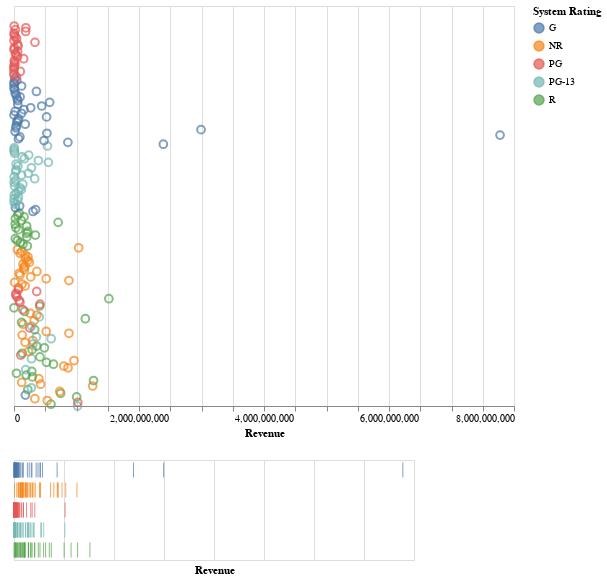

Notebook code for this chart:
### Markdown cell above
This is the blueprint for creating the fourth visualization Revenue of Movies, Altair will be used to create this graph.

__Blueprint:__
   - The format of the dataframe needed for this graph is the same as the previous datarame that was created.
   
   - The style of this graph is the Dot Dash Plot which is found in Altairs Gallery. It is a scatter plot with a x-axis and a y-axis. The x-axis shows the revenue of each movie and the y-axis is not visible. The Dot Dash plots are scatter plot with trick marks protraying the minute seperation of the amount of items in each category within the selection. To create a selection create a box by dragging the mouse. When the mouse hovers over the pionts it projects the name, system rating and the revenue of the movie.

### Code cell
brush= alt.selection(type='interval')# creates selective box
base = alt.Chart(dataframe2).add_selection(brush)

# scatter plot
points1=base.mark_point(size=60).encode(
       y=alt.Y('Range',title='',axis=None),# y-axis
       x = alt.X('Revenue:Q',title='Revenue'),# x-axis
       # interactive shows name,system rating and revenue of movies selected
       tooltip=['Name','System Rating','Revenue of Movie'],
       # color of selective box
       color=alt.condition(brush,'System Rating',alt.value('grey'))).properties(height=400,width=500)

tick_axis=alt.Axis(labels=False,domain=False,ticks=False)# cretes dot dash plot

# dot dash plot
x_ticks=base.mark_tick().encode(
    alt.X('Revenue',axis=tick_axis),# x-axis
    alt.Y('System Rating',axis=tick_axis,title=''),# y-axis
    # interactive shows name, system rating and revenue of movies selected
    tooltip = ['Name','System Rating','Revenue of Movie'],
    # color of selective box
    color=alt.condition(brush,'System Rating',alt.value('lightgrey')))
points1&x_ticks# the two graphs combined

### Figure 1 — Vega-Lite specification as saved in the notebook (floating-point values rounded to 4 significant figures; data arrays with more than 128 entries replaced by an {"elided": "..."} marker saying what was removed)
{"config": {"view": {"continuousWidth": 400, "continuousHeight": 300}}, "vconcat": [{"mark": {"type": "point", "size": 60}, "encoding": {"color": {"condition": {"type": "nominal", "field": "System Rating", "selection": "selector002"}, "value": "grey"}, "tooltip": [{"type": "nominal", "field": "Name"}, {"type": "nominal", "field": "System Rating"}, {"type": "nominal", "field": "Revenue of Movie"}], "x": {"type": "quantitative", "field": "Revenue", "title": "Revenue"}, "y": {"type": "quantitative", "axis": null, "field": "Range", "title": ""}}, "height": 400, "selection": {"selector002": {"type": "interval"}}, "width": 500}, {"mark": "tick", "encoding": {"color": {"condition": {"type": "nominal", "field": "System Rating", "selection": "selector002"}, "value": "lightgrey"}, "tooltip": [{"type": "nominal", "field": "Name"}, {"type": "nominal", "field": "System Rating"}, {"type": "nominal", "field": "Revenue of Movie"}], "x": {"type": "quantitative", "axis": {"domain": false, "labels": false, "ticks": false}, "field": "Revenue"}, "y": {"type": "nominal", "axis": {"domain": false, "labels": false, "ticks": false}, "field": "System Rating", "title": ""}}, "selection": {"selector002": {"type": "interval"}}}], "data": {"name": "data-5c1114531a1f6dfb8af3f2184ad9e07e"}, "$schema": "https://vega.github.io/schema/vega-lite/v4.8.1.json", "datasets": {"data-5c1114531a1f6dfb8af3f2184ad9e07e": {"elided": "210 records"}}}
